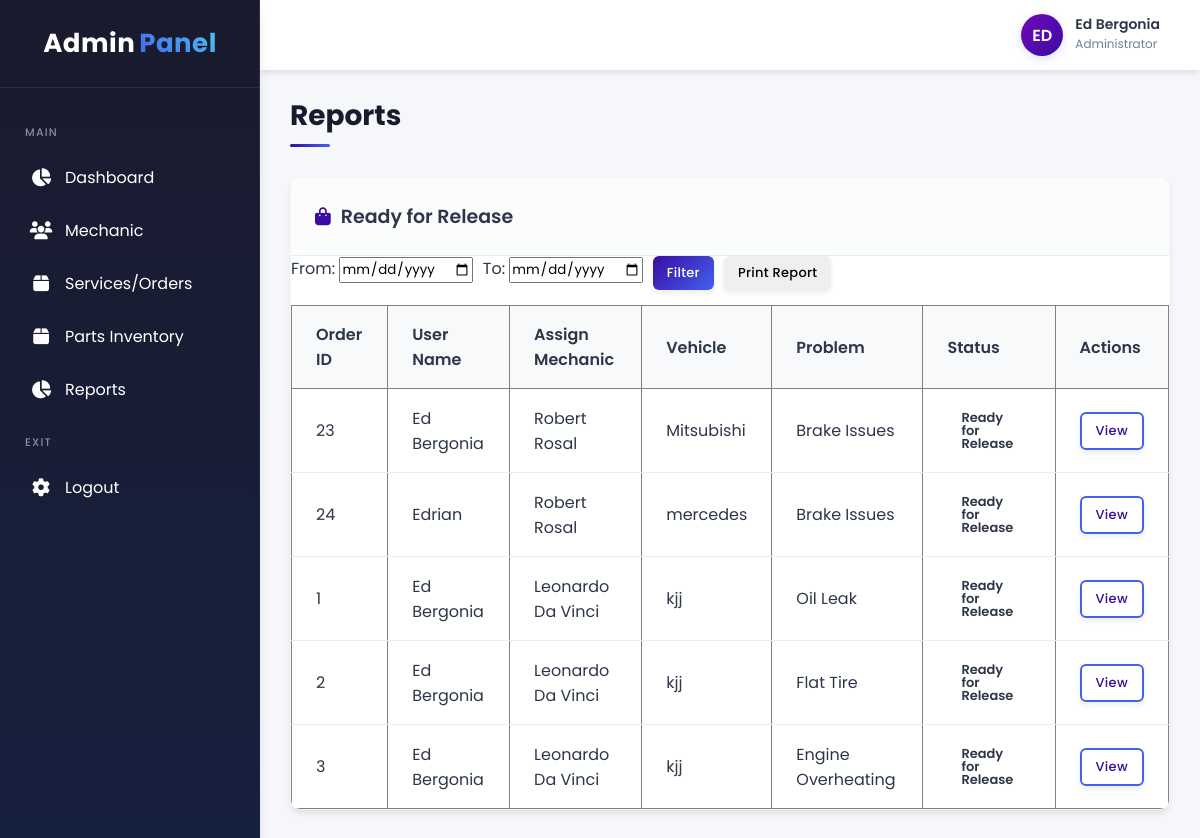
The app's page /adminside/Reports.php (signed in) with its own data.
### tables this page shows
CREATE TABLE `service_orders` (
  `id` int(11) NOT NULL,
  `user_id` int(11) NOT NULL,
  `assignmechanic` int(10) NOT NULL,
  `vehicle_model` varchar(255) NOT NULL,
  `plate_number` varchar(50) NOT NULL,
  `problem` varchar(255) NOT NULL,
  `details` text DEFAULT NULL,
  `delivery_date` date NOT NULL,
  `status` varchar(50) DEFAULT 'Pending',
  `price` int(10) NOT NULL,
  `payment_img` varchar(200) NOT NULL,
  `created_at` date DEFAULT current_timestamp()
);

CREATE TABLE `users` (
  `id` int(11) NOT NULL,
  `full_name` varchar(100) NOT NULL,
  `email` varchar(100) NOT NULL,
  `phone` varchar(20) DEFAULT NULL,
  `address` varchar(255) DEFAULT NULL,
  `password` varchar(255) NOT NULL,
  `is_admin` int(10) NOT NULL,
  `created_at` timestamp NOT NULL DEFAULT current_timestamp()
);

CREATE TABLE `mechanics` (
  `id` int(11) NOT NULL,
  `full_name` varchar(100) NOT NULL,
  `email` varchar(100) NOT NULL,
  `phone` varchar(20) DEFAULT NULL,
  `specialization` varchar(50) DEFAULT NULL,
  `status` enum('Active','Inactive') DEFAULT 'Active',
  `created_at` timestamp NOT NULL DEFAULT current_timestamp()
);

### adminside/Reports.php (the view, shortened to what this page needs)
<?php include 'adminparts/link.php'?>
<div class="container">
    <?php include 'adminparts/sidebar.php'?>
    <?php include 'adminparts/header.php'?>
    <div class="main-content">
        <div class="page-title">
            <div class="title">Reports</div>
        </div>
        <div class="table-card">
            <div class="card-title">
                <h3><i class="fas fa-shopping-bag"></i> Ready for Release</h3>
            </div>
            <div class="table-filter" style="margin-bottom:15px;">
                <form method="GET" action="" style="display:flex; gap:10px; flex-wrap:wrap;">
                    <label>From: <input type="date" name="from" value="<?= isset($_GET['from']) ? $_GET['from'] : '' ?>"></label>
                    <label>To: <input type="date" name="to" value="<?= isset($_GET['to']) ? $_GET['to'] : '' ?>"></label>
                    <button type="submit" class="btn btn-primary btn-sm">Filter</button>
                    <button type="button" class="btn btn-success btn-sm" onclick="printReport()">Print Report</button>
                </form>
            </div>
            <table class="data-table" border="1" cellspacing="0" cellpadding="5" style="width:100%; border-collapse: collapse;">
                <thead>
                    <tr>
                        <th>Order ID</th>
                        <th>User Name</th>
                        <th>Assign Mechanic</th>
                        <th>Vehicle</th>
                        <th>Problem</th>
                        <th>Status</th>
                        <th>Actions</th>
                    </tr>
                </thead>
                <tbody>
<?php
$sql = "
    SELECT so.*, u.full_name, u.phone, u.address, m.full_name AS assignmechanic
    FROM service_orders so
    JOIN users u ON so.user_id = u.id
    LEFT JOIN mechanics m ON so.assignmechanic = m.id
    WHERE so.status = 'Ready for Release'
";
$sql .= " ORDER BY so.created_at DESC";
$stmt = $conn->prepare($sql);
$stmt->execute();
$result = $stmt->get_result();
while ($row = $result->fetch_assoc()):
    $statusClass = strtolower(str_replace(' ', '-', $row['status']));
?>
<tr data-full='<?= json_encode($row) ?>'>
    <td><?= $row['id'] ?></td>
    <td><?= htmlspecialchars($row['full_name']) ?></td>
    <td><?= $row['assignmechanic'] ? htmlspecialchars($row['assignmechanic']) : 'N/A' ?></td>
    <td><?= htmlspecialchars($row['vehicle_model']) ?></td>
    <td><?= htmlspecialchars($row['problem']) ?></td>
    <td><span class="status <?= $statusClass ?>"><?= $row['status'] ?></span></td>
    <td>
        <div class="dropdown">
            <button class="btn btn-outline btn-sm view-btn">View</button>
        </div>
    </td>
</tr>
<?php endwhile; ?>
                </tbody>
            </table>
        </div>
    </div>
</div>
</body>
</html>

### adminside/adminparts/link.php (shortened to what this page needs)
<!DOCTYPE html>
<html lang="en">
  <head>
    <link rel="stylesheet" href="https://cdn.datatables.net/1.13.6/css/jquery.dataTables.min.css">
    <link href="https://cdn.datatables.net/v/dt/dt-2.3.5/datatables.min.css" rel="stylesheet">
    <link
      rel="stylesheet"
      href="https://cdnjs.cloudflare.com/ajax/libs/font-awesome/6.4.2/css/all.min.css"
    />
    <link rel="stylesheet" href="style.css" />
  </head>
  <body>

### adminside/adminparts/sidebar.php
<div class="sidebar">
       <div class="logo">
         <h1>Admin<span>Panel</span></h1>
       </div>
       <div class="nav-menu">
         <div class="menu-heading">Main</div>
         <div class="nav-item">
           <i class="fas fa-chart-pie"></i>
           <a href="dashboard.php" style="text-decoration:none; color:white;"><span>Dashboard</span></a>
         </div>
         <div class="nav-item">
           <i class="fas fa-users"></i>
           <a href="addmechanic.php" style="text-decoration:none; color:white;"><span>Mechanic</span></a>
         </div>
         <div class="nav-item">
           <i class="fas fa-box"></i>
           <a href="customer.php" style="text-decoration:none; color:white;"><span>Services/Orders</span></a>
         </div>
         <div class="nav-item">
            <i class="fas fa-box"></i>
           <a href="parts.php" style="text-decoration:none; color:white;"><span>Parts Inventory</span></a>
         </div>
         <div class="nav-item">
           <i class="fas fa-chart-pie"></i>
           <a href="Reports.php" style="text-decoration:none; color:white;"><span>Reports</span></a>
         </div>
         <div class="menu-heading">Exit</div>
         <div class="nav-item">
           <i class="fas fa-cog"></i>
          <a href="../userside/loginuser/logout.php" style="text-decoration:none; color:white;"><span>Logout</span></a>
         </div>
       </div>
     </div>

### adminside/adminparts/header.php (shortened to what this page needs)
<div class="header">
  <div class="search-bar" style="background-color:white;">
  </div>
  <div class="header-actions">
    <div class="user-profile">
      <a href="profile.php" style="display:flex; text-decoration:none; color:inherit;">
        <div class="profile-img">
            <?= strtoupper(substr($_SESSION['user']['name'], 0, 2)); ?>
        </div>
        <div class="user-info">
          <div class="user-name">
            <?= htmlspecialchars($_SESSION['user']['name']); ?>
          </div>
          <div class="user-role">
            Administrator
          </div>
        </div>
      </a>
    </div>
  </div>
</div>

### records on screen
service_orders: id "23", user.full_name "Ed Bergonia", mechanics.full_name "Robert Rosal", vehicle_model "Mitsubishi", problem "Brake Issues", status "Ready for Release"
service_orders: id "24", user.full_name "Edrian", mechanics.full_name "Robert Rosal", vehicle_model "mercedes", problem "Brake Issues", status "Ready for Release"
service_orders: id "1", user.full_name "Ed Bergonia", mechanics.full_name "Leonardo Da Vinci", vehicle_model "kjj", problem "Oil Leak", status "Ready for Release"
service_orders: id "2", user.full_name "Ed Bergonia", mechanics.full_name "Leonardo Da Vinci", vehicle_model "kjj", problem "Flat Tire", status "Ready for Release"
service_orders: id "3", user.full_name "Ed Bergonia", mechanics.full_name "Leonardo Da Vinci", vehicle_model "kjj", problem "Engine Overheating", status "Ready for Release"

### other values on screen
substr($_SESSION['user']['name'], 0, 2) "ED"
$_SESSION['user']['name'] "Ed Bergonia"
